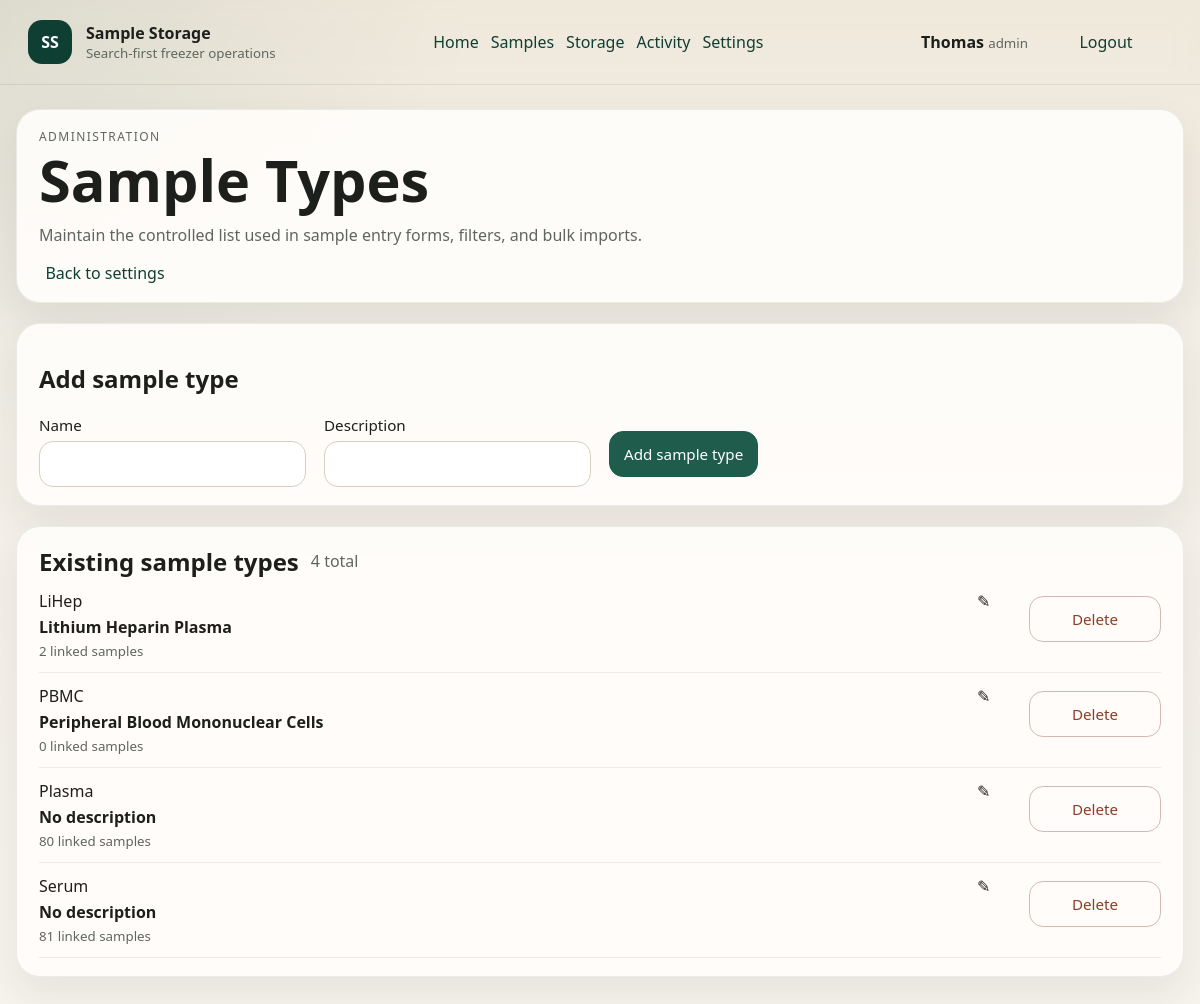
Screenshot of /admin/configuration/sample-types (signed in) with the database file from the repository.
### app/domain/models.py (models this page shows)
class Base(DeclarativeBase):
    pass

class User(Base):
    __tablename__ = "users"
    id: Mapped[int] = mapped_column(Integer, primary_key=True)
    username: Mapped[str] = mapped_column(String(50), unique=True, nullable=False)
    full_name: Mapped[str | None] = mapped_column(String(100))
    role: Mapped[UserRole] = mapped_column(SqlEnum(UserRole), default=UserRole.staff)
    permissions_allow_json: Mapped[str | None] = mapped_column(Text)
    permissions_deny_json: Mapped[str | None] = mapped_column(Text)
    created_at: Mapped[datetime] = mapped_column(DateTime(timezone=True), default=datetime.utcnow)
    events: Mapped[list[Event]] = relationship("Event", back_populates="user")
    sample_notes: Mapped[list[SampleNoteEntry]] = relationship("SampleNoteEntry", back_populates="user")
    analysis_batches: Mapped[list[AnalysisBatch]] = relationship("AnalysisBatch", back_populates="user")

class SampleType(Base):
    __tablename__ = "sample_types"
    id: Mapped[int] = mapped_column(Integer, primary_key=True)
    name: Mapped[str] = mapped_column(String(100), unique=True, nullable=False)
    description: Mapped[str | None] = mapped_column(String(255))
    samples: Mapped[list[Sample]] = relationship("Sample", back_populates="sample_type")

### app/web/routes/admin.py (the view)
@router.get("/settings/sample-types")
@router.get("/admin/configuration/sample-types")
async def sample_type_settings(request: Request, db: Session = Depends(get_db), current_user=Depends(require_permission("manage_vocabularies"))):
    return _render_sample_type_page(request, db, current_user=current_user)

### app/templates/admin_sample_types.html (shortened to what this page needs)
{% extends "base.html" %}
{% block content %}
<section class="page-head card compact">
  <div>
    <p class="eyebrow">Administration</p>
    <h1>Sample Types</h1>
    <p class="muted">Maintain the controlled list used in sample entry forms, filters, and bulk imports.</p>
  </div>
  <div class="page-actions">
    <a class="ghost-button" href="/admin/configuration">Back to settings</a>
  </div>
</section>
<section class="card compact">
  <h2>Add sample type</h2>
  <form method="post" action="/admin/sample-types" class="form-grid compact-form">
    <label>Name
      <input type="text" name="name" required />
    </label>
    <label>Description
      <input type="text" name="description" />
    </label>
    <div class="span-2 actions-row">
      <button type="submit">Add sample type</button>
    </div>
  </form>
</section>
<section class="card compact">
  <div class="section-head">
    <h2>Existing sample types</h2>
    <span class="muted">{{ sample_types | length }} total</span>
  </div>
  <ul class="metric-list admin-config-list">
    {% for sample_type in sample_types %}
      <li class="admin-config-item">
        <div class="admin-config-copy">
          <span>{{ sample_type.name }}</span>
          <strong>{{ sample_type.description or 'No description' }}</strong>
          <small class="muted">{{ usage_counts.get(sample_type.id, 0) }} linked samples</small>
        </div>
        <div class="admin-config-actions">
          <details class="admin-edit-card">
            <summary class="icon-button admin-edit-toggle" title="Edit sample type">&#9998;</summary>
          </details>
          <form method="post" action="/admin/sample-types/{{ sample_type.id }}/delete" onsubmit="return confirm('Delete this sample type? This only works when no samples currently use it.');">
            <button type="submit" class="ghost-button danger-outline-button">Delete</button>
          </form>
        </div>
      </li>
    {% else %}
      <li><span>No sample types yet.</span><strong>0</strong></li>
    {% endfor %}
  </ul>
</section>
{% endblock %}

### app/templates/base.html (shortened to what this page needs)
<!DOCTYPE html>
<html lang="en">
<head>
  <link rel="stylesheet" href="/static/styles.css" />
</head>
<body>
  <div class="shell">
    <header class="topbar">
      <a class="brand" href="/dashboard">
        <span class="brand-mark">SS</span>
        <span>
          <strong>Sample Storage</strong>
          <small>Search-first freezer operations</small>
        </span>
      </a>
      <nav class="topnav">
        <a href="/dashboard">Home</a>
        <a href="/samples">Samples</a>
        <a href="/storage">Storage</a>
        <a href="/events">Activity</a>
        {% if current_user %}
          <a href="/settings">Settings</a>
        {% endif %}
      </nav>
      <div class="userpanel">
        {% if current_user %}
          <div>
            <strong>{{ current_user.username }}</strong>
            <small>{{ current_user.role.value }}</small>
          </div>
          <a class="ghost-button" href="/logout">Logout</a>
        {% else %}
          <a class="ghost-button" href="/login">Login</a>
        {% endif %}
      </div>
    </header>
    <main class="container">
      {% block content %}{% endblock %}
    </main>
  </div>
</body>
</html>

### rows the page displays
User: username "Thomas", role.value "admin"
SampleType: name "LiHep", description "Lithium Heparin Plasma", get "2"
SampleType: name "PBMC", description "Peripheral Blood Mononuclear Cells", get "0"
SampleType: name "Plasma", description "No description", get "80"
SampleType: name "Serum", description "No description", get "81"

### other values shown
{{ sample_types | length }} "4"
